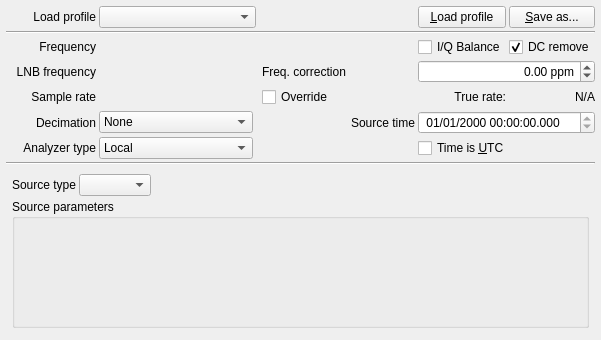
<?xml version="1.0" encoding="UTF-8"?>
<ui version="4.0">
 <class>ProfileConfigTab</class>
 <widget class="QWidget" name="ProfileConfigTab">
  <property name="geometry">
   <rect>
    <x>0</x>
    <y>0</y>
    <width>601</width>
    <height>338</height>
   </rect>
  </property>
  <property name="windowTitle">
   <string>Form</string>
  </property>
  <layout class="QGridLayout" name="gridLayout_3">
   <property name="leftMargin">
    <number>6</number>
   </property>
   <property name="topMargin">
    <number>6</number>
   </property>
   <property name="rightMargin">
    <number>6</number>
   </property>
   <property name="bottomMargin">
    <number>6</number>
   </property>
   <property name="spacing">
    <number>3</number>
   </property>
   <item row="4" column="1">
    <widget class="FrequencySpinBox" name="frequencySpinBox"/>
   </item>
   <item row="4" column="2">
    <widget class="QWidget" name="widget_3" native="true">
     <property name="sizePolicy">
      <sizepolicy hsizetype="Fixed" vsizetype="Fixed">
       <horstretch>0</horstretch>
       <verstretch>0</verstretch>
      </sizepolicy>
     </property>
     <layout class="QGridLayout" name="gridLayout_20">
      <property name="leftMargin">
       <number>0</number>
      </property>
      <property name="topMargin">
       <number>0</number>
      </property>
      <property name="rightMargin">
       <number>0</number>
      </property>
      <property name="bottomMargin">
       <number>0</number>
      </property>
      <property name="spacing">
       <number>0</number>
      </property>
     </layout>
    </widget>
   </item>
   <item row="0" column="5">
    <widget class="QPushButton" name="loadProfileButton">
     <property name="text">
      <string>&amp;Load profile</string>
     </property>
    </widget>
   </item>
   <item row="8" column="1">
    <widget class="QComboBox" name="decimCombo">
     <item>
      <property name="text">
       <string>None</string>
      </property>
     </item>
     <item>
      <property name="text">
       <string>/2</string>
      </property>
     </item>
     <item>
      <property name="text">
       <string>/4</string>
      </property>
     </item>
     <item>
      <property name="text">
       <string>/8</string>
      </property>
     </item>
     <item>
      <property name="text">
       <string>/16</string>
      </property>
     </item>
     <item>
      <property name="text">
       <string>/32</string>
      </property>
     </item>
     <item>
      <property name="text">
       <string>/64</string>
      </property>
     </item>
     <item>
      <property name="text">
       <string>/128</string>
      </property>
     </item>
     <item>
      <property name="text">
       <string>/256</string>
      </property>
     </item>
    </widget>
   </item>
   <item row="6" column="0">
    <widget class="QLabel" name="label_3">
     <property name="text">
      <string>Sample rate</string>
     </property>
     <property name="alignment">
      <set>Qt::AlignRight|Qt::AlignTrailing|Qt::AlignVCenter</set>
     </property>
    </widget>
   </item>
   <item row="9" column="0">
    <widget class="QLabel" name="label_9">
     <property name="text">
      <string>Analyzer type</string>
     </property>
     <property name="alignment">
      <set>Qt::AlignRight|Qt::AlignTrailing|Qt::AlignVCenter</set>
     </property>
    </widget>
   </item>
   <item row="5" column="0">
    <widget class="QLabel" name="label_20">
     <property name="text">
      <string>   LNB frequency</string>
     </property>
     <property name="alignment">
      <set>Qt::AlignRight|Qt::AlignTrailing|Qt::AlignVCenter</set>
     </property>
    </widget>
   </item>
   <item row="5" column="2">
    <widget class="QWidget" name="widget_6" native="true">
     <property name="sizePolicy">
      <sizepolicy hsizetype="Fixed" vsizetype="Fixed">
       <horstretch>0</horstretch>
       <verstretch>0</verstretch>
      </sizepolicy>
     </property>
     <layout class="QGridLayout" name="gridLayout_21">
      <property name="leftMargin">
       <number>0</number>
      </property>
      <property name="topMargin">
       <number>0</number>
      </property>
      <property name="rightMargin">
       <number>0</number>
      </property>
      <property name="bottomMargin">
       <number>0</number>
      </property>
      <property name="spacing">
       <number>0</number>
      </property>
     </layout>
    </widget>
   </item>
   <item row="6" column="1">
    <widget class="QStackedWidget" name="sampRateStack">
     <property name="sizePolicy">
      <sizepolicy hsizetype="Preferred" vsizetype="Fixed">
       <horstretch>0</horstretch>
       <verstretch>0</verstretch>
      </sizepolicy>
     </property>
     <property name="currentIndex">
      <number>1</number>
     </property>
     <widget class="QWidget" name="sampRateSdrPage">
      <layout class="QGridLayout" name="gridLayout_11">
       <property name="leftMargin">
        <number>0</number>
       </property>
       <property name="topMargin">
        <number>0</number>
       </property>
       <property name="rightMargin">
        <number>0</number>
       </property>
       <property name="bottomMargin">
        <number>0</number>
       </property>
       <property name="spacing">
        <number>0</number>
       </property>
       <item row="0" column="0">
        <widget class="QComboBox" name="sampleRateCombo">
         <property name="sizePolicy">
          <sizepolicy hsizetype="Preferred" vsizetype="Fixed">
           <horstretch>0</horstretch>
           <verstretch>0</verstretch>
          </sizepolicy>
         </property>
         <property name="frame">
          <bool>true</bool>
         </property>
        </widget>
       </item>
      </layout>
     </widget>
     <widget class="QWidget" name="sampRateFilePage">
      <layout class="QGridLayout" name="gridLayout_12">
       <property name="leftMargin">
        <number>0</number>
       </property>
       <property name="topMargin">
        <number>0</number>
       </property>
       <property name="rightMargin">
        <number>0</number>
       </property>
       <property name="bottomMargin">
        <number>0</number>
       </property>
       <property name="horizontalSpacing">
        <number>3</number>
       </property>
       <property name="verticalSpacing">
        <number>0</number>
       </property>
       <item row="1" column="0">
        <widget class="QWidget" name="widget_2" native="true">
         <property name="sizePolicy">
          <sizepolicy hsizetype="Fixed" vsizetype="Fixed">
           <horstretch>0</horstretch>
           <verstretch>0</verstretch>
          </sizepolicy>
         </property>
         <layout class="QGridLayout" name="gridLayout_10">
          <property name="leftMargin">
           <number>0</number>
          </property>
          <property name="topMargin">
           <number>0</number>
          </property>
          <property name="rightMargin">
           <number>0</number>
          </property>
          <property name="bottomMargin">
           <number>0</number>
          </property>
          <property name="spacing">
           <number>0</number>
          </property>
         </layout>
        </widget>
       </item>
       <item row="0" column="0">
        <widget class="FrequencySpinBox" name="sampleRateSpinBox">
         <property name="sizePolicy">
          <sizepolicy hsizetype="Expanding" vsizetype="Preferred">
           <horstretch>0</horstretch>
           <verstretch>0</verstretch>
          </sizepolicy>
         </property>
        </widget>
       </item>
      </layout>
     </widget>
    </widget>
   </item>
   <item row="5" column="4">
    <widget class="QLabel" name="label_46">
     <property name="text">
      <string>Freq. correction</string>
     </property>
    </widget>
   </item>
   <item row="5" column="5" colspan="2">
    <widget class="ContextAwareSpinBox" name="ppmSpinBox">
     <property name="alignment">
      <set>Qt::AlignRight|Qt::AlignTrailing|Qt::AlignVCenter</set>
     </property>
     <property name="keyboardTracking">
      <bool>false</bool>
     </property>
     <property name="suffix">
      <string> ppm</string>
     </property>
     <property name="minimum">
      <double>-100.000000000000000</double>
     </property>
     <property name="maximum">
      <double>100.000000000000000</double>
     </property>
    </widget>
   </item>
   <item row="6" column="6">
    <widget class="QLabel" name="trueRateLabel">
     <property name="text">
      <string>N/A</string>
     </property>
     <property name="alignment">
      <set>Qt::AlignRight|Qt::AlignTrailing|Qt::AlignVCenter</set>
     </property>
    </widget>
   </item>
   <item row="6" column="4">
    <widget class="QCheckBox" name="overrideCheck">
     <property name="sizePolicy">
      <sizepolicy hsizetype="Expanding" vsizetype="Fixed">
       <horstretch>0</horstretch>
       <verstretch>0</verstretch>
      </sizepolicy>
     </property>
     <property name="text">
      <string>Override</string>
     </property>
    </widget>
   </item>
   <item row="8" column="0">
    <widget class="QLabel" name="label_7">
     <property name="text">
      <string>Decimation</string>
     </property>
     <property name="alignment">
      <set>Qt::AlignRight|Qt::AlignTrailing|Qt::AlignVCenter</set>
     </property>
    </widget>
   </item>
   <item row="0" column="6">
    <widget class="QPushButton" name="saveProfileButton">
     <property name="text">
      <string>&amp;Save as...</string>
     </property>
    </widget>
   </item>
   <item row="9" column="1">
    <widget class="QComboBox" name="analyzerTypeCombo">
     <item>
      <property name="text">
       <string>Local</string>
      </property>
     </item>
     <item>
      <property name="text">
       <string>Remote</string>
      </property>
     </item>
    </widget>
   </item>
   <item row="1" column="0" colspan="7">
    <widget class="Line" name="line_4">
     <property name="orientation">
      <enum>Qt::Horizontal</enum>
     </property>
    </widget>
   </item>
   <item row="5" column="1">
    <widget class="FrequencySpinBox" name="lnbSpinBox"/>
   </item>
   <item row="10" column="0" colspan="7">
    <widget class="Line" name="line_5">
     <property name="orientation">
      <enum>Qt::Horizontal</enum>
     </property>
    </widget>
   </item>
   <item row="4" column="0">
    <widget class="QLabel" name="label">
     <property name="text">
      <string>Frequency</string>
     </property>
     <property name="alignment">
      <set>Qt::AlignRight|Qt::AlignTrailing|Qt::AlignVCenter</set>
     </property>
    </widget>
   </item>
   <item row="9" column="5" colspan="2">
    <widget class="QCheckBox" name="sourceTimeIsUTCCheck">
     <property name="text">
      <string>Time is &amp;UTC</string>
     </property>
    </widget>
   </item>
   <item row="6" column="5">
    <widget class="QLabel" name="label_75">
     <property name="text">
      <string>True rate:</string>
     </property>
     <property name="alignment">
      <set>Qt::AlignRight|Qt::AlignTrailing|Qt::AlignVCenter</set>
     </property>
    </widget>
   </item>
   <item row="8" column="4">
    <widget class="QLabel" name="label_49">
     <property name="text">
      <string>Source time</string>
     </property>
     <property name="alignment">
      <set>Qt::AlignRight|Qt::AlignTrailing|Qt::AlignVCenter</set>
     </property>
    </widget>
   </item>
   <item row="0" column="0">
    <widget class="QLabel" name="label_2">
     <property name="text">
      <string>Load profile</string>
     </property>
     <property name="alignment">
      <set>Qt::AlignRight|Qt::AlignTrailing|Qt::AlignVCenter</set>
     </property>
    </widget>
   </item>
   <item row="4" column="6">
    <widget class="QCheckBox" name="removeDCCheck">
     <property name="text">
      <string>DC remove</string>
     </property>
     <property name="checked">
      <bool>true</bool>
     </property>
    </widget>
   </item>
   <item row="8" column="5" colspan="2">
    <widget class="QDateTimeEdit" name="sourceTimeEdit">
     <property name="minimumSize">
      <size>
       <width>173</width>
       <height>0</height>
      </size>
     </property>
     <property name="keyboardTracking">
      <bool>false</bool>
     </property>
     <property name="time">
      <time>
       <hour>0</hour>
       <minute>0</minute>
       <second>0</second>
      </time>
     </property>
     <property name="displayFormat">
      <string> dd/MM/yyyy HH:mm:ss.zzz</string>
     </property>
     <property name="timeSpec">
      <enum>Qt::LocalTime</enum>
     </property>
    </widget>
   </item>
   <item row="0" column="1" colspan="2">
    <widget class="QComboBox" name="profileCombo">
     <property name="currentText">
      <string/>
     </property>
     <property name="currentIndex">
      <number>-1</number>
     </property>
     <property name="modelColumn">
      <number>0</number>
     </property>
    </widget>
   </item>
   <item row="4" column="5">
    <widget class="QCheckBox" name="iqBalanceCheck">
     <property name="text">
      <string>I/Q Balance</string>
     </property>
    </widget>
   </item>
   <item row="11" column="0" colspan="7">
    <widget class="QStackedWidget" name="analyzerParamsStackedWidget">
     <property name="sizePolicy">
      <sizepolicy hsizetype="Preferred" vsizetype="Fixed">
       <horstretch>0</horstretch>
       <verstretch>0</verstretch>
      </sizepolicy>
     </property>
     <property name="currentIndex">
      <number>0</number>
     </property>
     <widget class="QWidget" name="localPage">
      <layout class="QGridLayout" name="gridLayout">
       <property name="leftMargin">
        <number>6</number>
       </property>
       <property name="topMargin">
        <number>6</number>
       </property>
       <property name="rightMargin">
        <number>6</number>
       </property>
       <property name="bottomMargin">
        <number>6</number>
       </property>
       <property name="spacing">
        <number>3</number>
       </property>
       <item row="0" column="2">
        <spacer name="horizontalSpacer">
         <property name="orientation">
          <enum>Qt::Horizontal</enum>
         </property>
         <property name="sizeHint" stdset="0">
          <size>
           <width>40</width>
           <height>20</height>
          </size>
         </property>
        </spacer>
       </item>
       <item row="0" column="0">
        <widget class="QLabel" name="label_8">
         <property name="text">
          <string>Source type</string>
         </property>
        </widget>
       </item>
       <item row="0" column="1">
        <widget class="QComboBox" name="sourceTypeCombo"/>
       </item>
       <item row="1" column="0" colspan="3">
        <widget class="QGroupBox" name="sourceConfigGroupBox">
         <property name="sizePolicy">
          <sizepolicy hsizetype="Preferred" vsizetype="Expanding">
           <horstretch>0</horstretch>
           <verstretch>0</verstretch>
          </sizepolicy>
         </property>
         <property name="title">
          <string>Source parameters</string>
         </property>
         <layout class="QGridLayout" name="gridLayout_2">
          <property name="leftMargin">
           <number>3</number>
          </property>
          <property name="topMargin">
           <number>3</number>
          </property>
          <property name="rightMargin">
           <number>3</number>
          </property>
          <property name="bottomMargin">
           <number>3</number>
          </property>
          <property name="spacing">
           <number>3</number>
          </property>
          <item row="0" column="0">
           <widget class="QStackedWidget" name="sourceConfigStack">
            <property name="sizePolicy">
             <sizepolicy hsizetype="Preferred" vsizetype="Fixed">
              <horstretch>0</horstretch>
              <verstretch>0</verstretch>
             </sizepolicy>
            </property>
           </widget>
          </item>
          <item row="1" column="0">
           <spacer name="verticalSpacer_2">
            <property name="orientation">
             <enum>Qt::Vertical</enum>
            </property>
            <property name="sizeHint" stdset="0">
             <size>
              <width>20</width>
              <height>0</height>
             </size>
            </property>
           </spacer>
          </item>
         </layout>
        </widget>
       </item>
      </layout>
     </widget>
     <widget class="QWidget" name="remotePage">
      <layout class="QGridLayout" name="gridLayout_4">
       <property name="leftMargin">
        <number>6</number>
       </property>
       <property name="topMargin">
        <number>6</number>
       </property>
       <property name="rightMargin">
        <number>6</number>
       </property>
       <property name="bottomMargin">
        <number>6</number>
       </property>
       <property name="spacing">
        <number>3</number>
       </property>
       <item row="2" column="0">
        <widget class="QLabel" name="label_6">
         <property name="text">
          <string>Interface IP</string>
         </property>
         <property name="alignment">
          <set>Qt::AlignRight|Qt::AlignTrailing|Qt::AlignVCenter</set>
         </property>
        </widget>
       </item>
       <item row="8" column="0">
        <widget class="QLabel" name="label_44">
         <property name="text">
          <string>Password</string>
         </property>
         <property name="alignment">
          <set>Qt::AlignRight|Qt::AlignTrailing|Qt::AlignVCenter</set>
         </property>
        </widget>
       </item>
       <item row="3" column="0" colspan="2">
        <widget class="QRadioButton" name="useHostPortRadio">
         <property name="text">
          <string>Connect manually to host</string>
         </property>
         <property name="checked">
          <bool>false</bool>
         </property>
        </widget>
       </item>
       <item row="4" column="1" rowspan="2">
        <widget class="QLineEdit" name="hostEdit">
         <property name="text">
          <string>localhost</string>
         </property>
         <property name="alignment">
          <set>Qt::AlignLeading|Qt::AlignLeft|Qt::AlignVCenter</set>
         </property>
        </widget>
       </item>
       <item row="4" column="2">
        <widget class="QLabel" name="label_22">
         <property name="text">
          <string>Port</string>
         </property>
         <property name="alignment">
          <set>Qt::AlignRight|Qt::AlignTrailing|Qt::AlignVCenter</set>
         </property>
        </widget>
       </item>
       <item row="4" column="0">
        <widget class="QLabel" name="label_21">
         <property name="text">
          <string>Host</string>
         </property>
         <property name="alignment">
          <set>Qt::AlignRight|Qt::AlignTrailing|Qt::AlignVCenter</set>
         </property>
        </widget>
       </item>
       <item row="3" column="5" colspan="2">
        <widget class="QRadioButton" name="useNetworkProfileRadio">
         <property name="text">
          <string>Connect to LAN profile</string>
         </property>
         <property name="checked">
          <bool>true</bool>
         </property>
        </widget>
       </item>
       <item row="4" column="6">
        <widget class="QComboBox" name="remoteDeviceCombo"/>
       </item>
       <item row="4" column="5">
        <widget class="QLabel" name="label_47">
         <property name="text">
          <string>Profile name</string>
         </property>
        </widget>
       </item>
       <item row="4" column="3">
        <widget class="QSpinBox" name="portEdit">
         <property name="alignment">
          <set>Qt::AlignRight|Qt::AlignTrailing|Qt::AlignVCenter</set>
         </property>
         <property name="maximum">
          <number>65535</number>
         </property>
         <property name="value">
          <number>28001</number>
         </property>
        </widget>
       </item>
       <item row="6" column="6">
        <spacer name="horizontalSpacer_2">
         <property name="orientation">
          <enum>Qt::Horizontal</enum>
         </property>
         <property name="sizeHint" stdset="0">
          <size>
           <width>40</width>
           <height>1</height>
          </size>
         </property>
        </spacer>
       </item>
       <item row="6" column="5" rowspan="2">
        <widget class="QPushButton" name="refreshButton">
         <property name="text">
          <string>&amp;Refresh</string>
         </property>
        </widget>
       </item>
       <item row="8" column="5" colspan="2">
        <widget class="QLabel" name="label_14">
         <property name="minimumSize">
          <size>
           <width>0</width>
           <height>0</height>
          </size>
         </property>
         <property name="text">
          <string/>
         </property>
        </widget>
       </item>
       <item row="3" column="4" rowspan="7">
        <widget class="Line" name="line">
         <property name="orientation">
          <enum>Qt::Vertical</enum>
         </property>
        </widget>
       </item>
       <item row="9" column="1">
        <spacer name="verticalSpacer">
         <property name="orientation">
          <enum>Qt::Vertical</enum>
         </property>
         <property name="sizeHint" stdset="0">
          <size>
           <width>20</width>
           <height>1</height>
          </size>
         </property>
        </spacer>
       </item>
       <item row="6" column="0">
        <widget class="QLabel" name="label_43">
         <property name="text">
          <string>User</string>
         </property>
         <property name="alignment">
          <set>Qt::AlignRight|Qt::AlignTrailing|Qt::AlignVCenter</set>
         </property>
        </widget>
       </item>
       <item row="6" column="1" colspan="3">
        <widget class="QLineEdit" name="userEdit">
         <property name="text">
          <string>anonymous</string>
         </property>
        </widget>
       </item>
       <item row="8" column="1" colspan="3">
        <widget class="QLineEdit" name="passEdit">
         <property name="echoMode">
          <enum>QLineEdit::Password</enum>
         </property>
         <property name="placeholderText">
          <string>(no password)</string>
         </property>
        </widget>
       </item>
       <item row="2" column="1">
        <widget class="QLineEdit" name="mcInterfaceEdit">
         <property name="placeholderText">
          <string>192.168.1.1</string>
         </property>
        </widget>
       </item>
       <item row="0" column="0" colspan="7">
        <widget class="QCheckBox" name="mcCheck">
         <property name="text">
          <string>Accept multicast traffic in LAN connections (experimental, partial support)</string>
         </property>
        </widget>
       </item>
      </layout>
     </widget>
    </widget>
   </item>
  </layout>
 </widget>
 <customwidgets>
  <customwidget>
   <class>FrequencySpinBox</class>
   <extends>QWidget</extends>
   <header>FrequencySpinBox.h</header>
  </customwidget>
  <customwidget>
   <class>ContextAwareSpinBox</class>
   <extends>QDoubleSpinBox</extends>
   <header>ContextAwareSpinBox.h</header>
  </customwidget>
 </customwidgets>
 <resources/>
 <connections/>
</ui>
